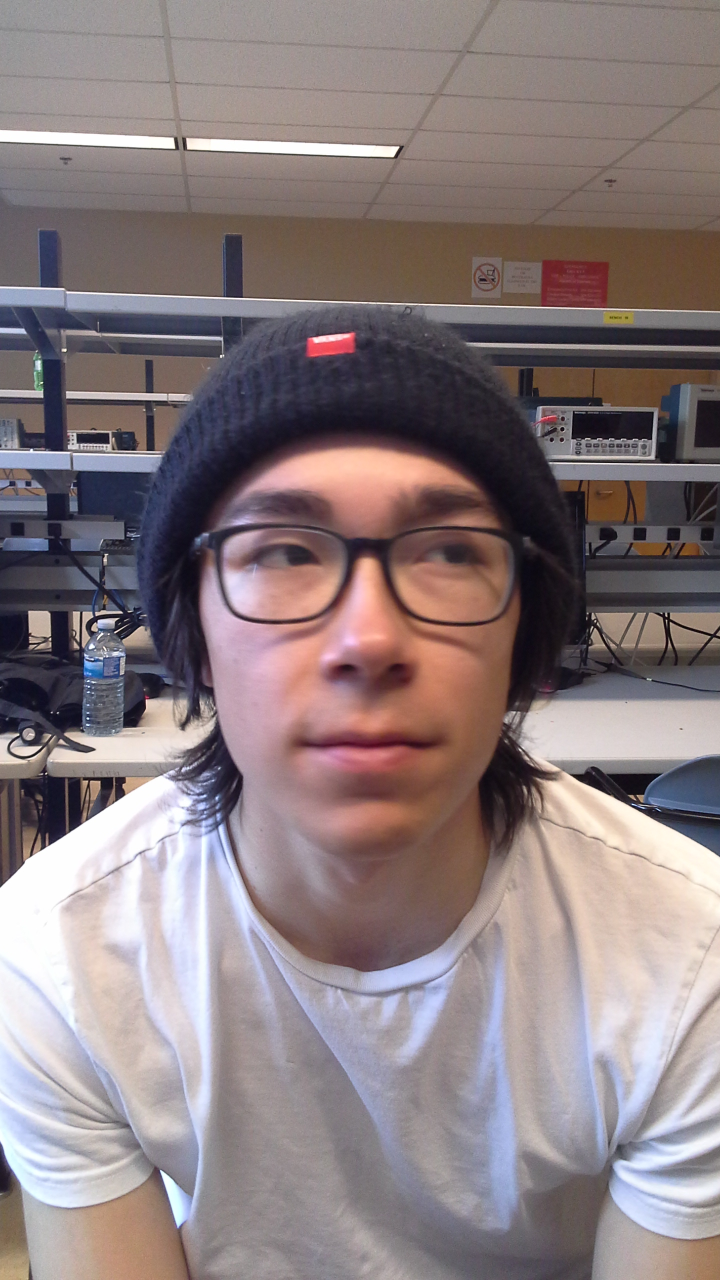
#> input picture bentest/20180403_122741.jpg, 1440 x 2560 px, given in place of the camera (shown at 1/2 size)
$ python create_data.py bentest/20180403_122741.jpg
#> lines starting #> are read from the running program, lines starting #| are printed output that depends on the picture; after the words box and inside, x2 and y2 are one past the last pixel; in counts of white or black regions, pixels touching at a corner belong together
#creating database
import cv2, sys, numpy, os
haar_file = 'haarcascade_frontalface_default.xml'
datasets = 'database'  #All the faces data will be present this folder
sub_data = sys.argv[1]    #These are sub data sets of folder, for my faces I've used my name

path = os.path.join(datasets, sub_data)
if not os.path.isdir(path):
    os.mkdir(path)
(width, height) = (112, 92)    # defining the size of images


face_cascade = cv2.CascadeClassifier(haar_file)
webcam = cv2.VideoCapture(0) #'0' is use for my webcam, if you've any other camera attached use '1' like this

# The program loops until it has 30 images of the face.
count = 1
while count < 31:
    (_, im) = webcam.read()
#> im is the input picture: shape (2560, 1440, 3); mean B, G, R 126.6, 124.5, 138
    print(im)
#> (printed output is left out)
    gray = cv2.cvtColor(im, cv2.COLOR_BGR2GRAY)
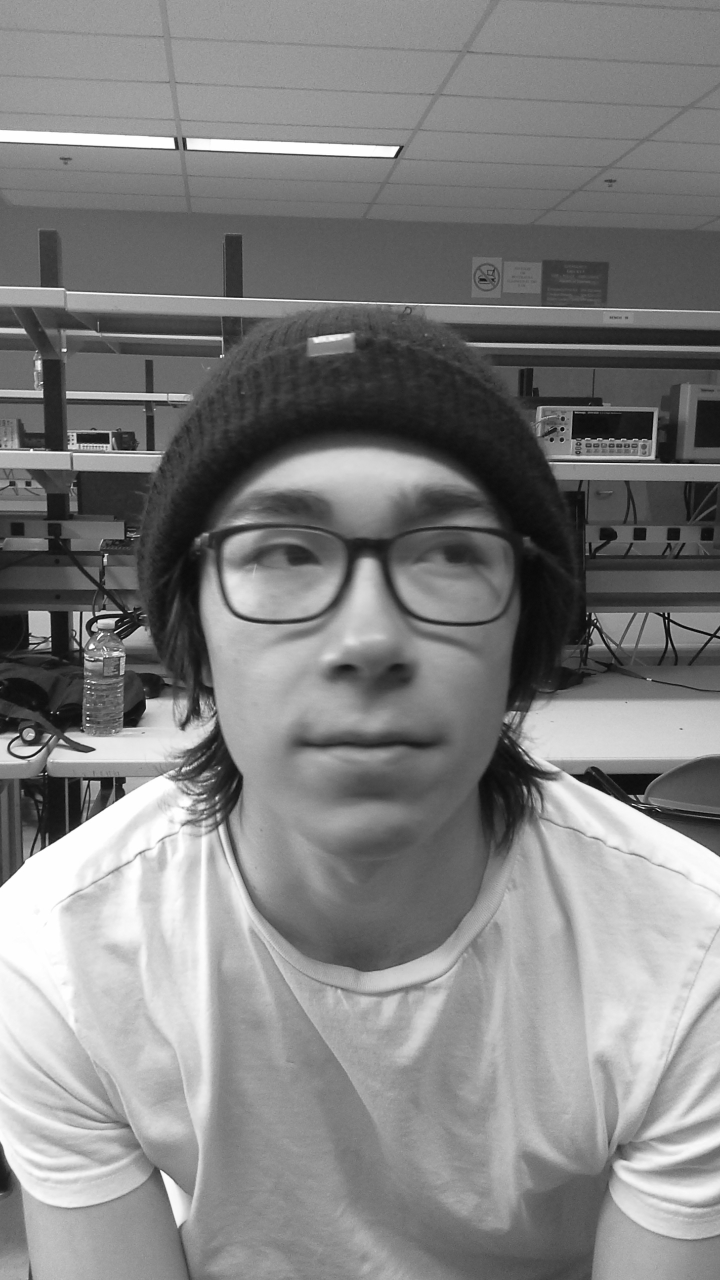
#> gray: shape (2560, 1440) (shown at 1/2 size); min 1, max 255, mean 128.7
    faces = face_cascade.detectMultiScale(gray, 1.3, 4)
#> faces = [[365, 804, 759, 759]]
    for (x,y,w,h) in faces:
        cv2.rectangle(im,(x,y),(x+w,y+h),(255,0,0),2)
        face = gray[y:y + h, x:x + w]
        face_resize = cv2.resize(face, (width, height))
        cv2.imwrite('%s/%s.png' % (path,count), face_resize)
#> this loop made 1 pass
#> pass 1, `face = gray[y:y + h, x:x + w]`:
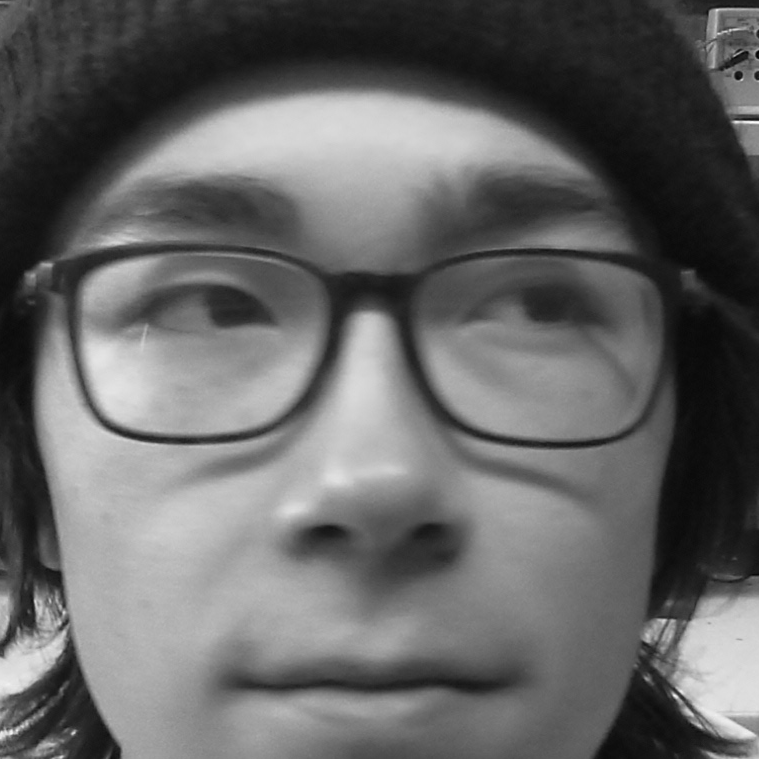
#> face: shape (759, 759); min 4, max 252, mean 101.5
#> pass 1, `face_resize = cv2.resize(face, (width, height))`:
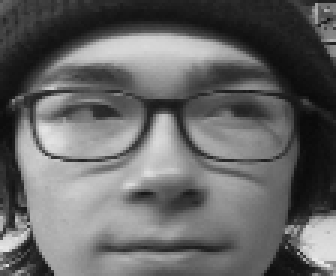
#> face_resize: shape (92, 112) (shown 3 times larger); min 10, max 235, mean 101.3
#> after the loop:
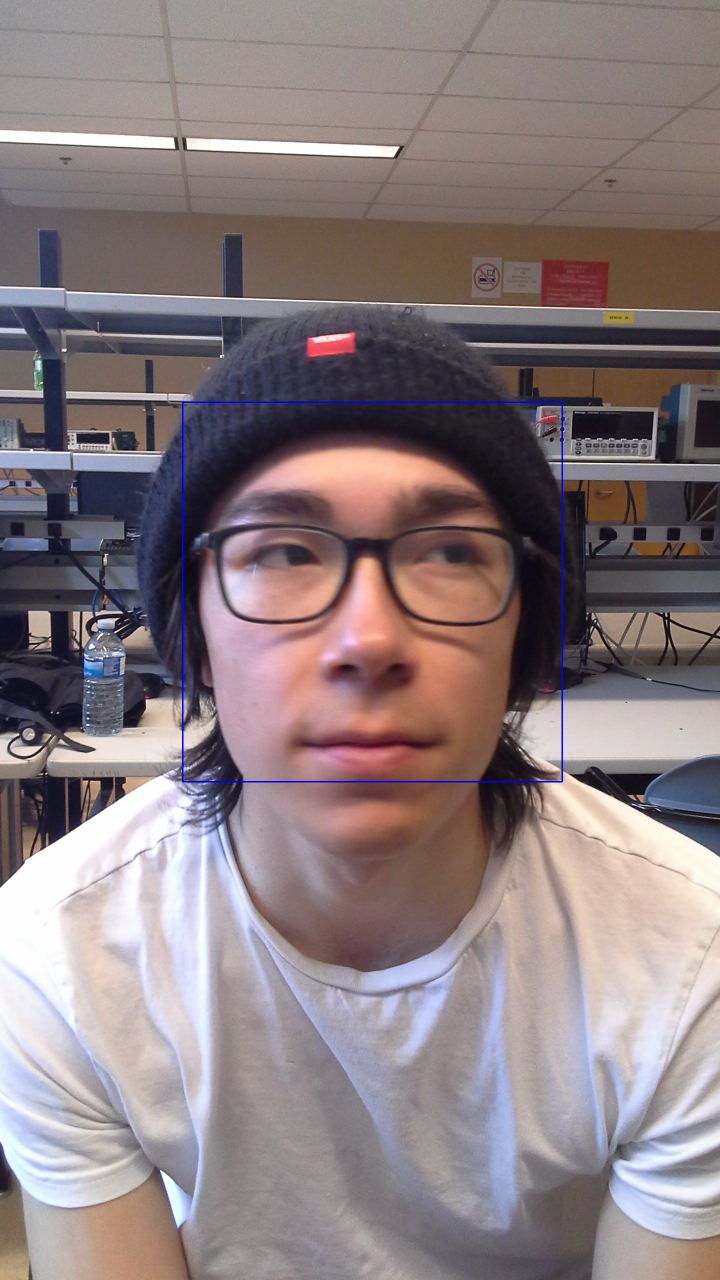
#> im: shape (2560, 1440, 3) (shown at 1/2 size); 0.25% of pixels changed, all inside (x1, y1, x2, y2) = (364, 803, 1126, 1565)
    count += 1
    cv2.imshow('OpenCV', im)
    key = cv2.waitKey(500)
#> (key Esc is pressed here)

    if key == 27:
        break

$ run again, on bentest/20180403_122748.jpg
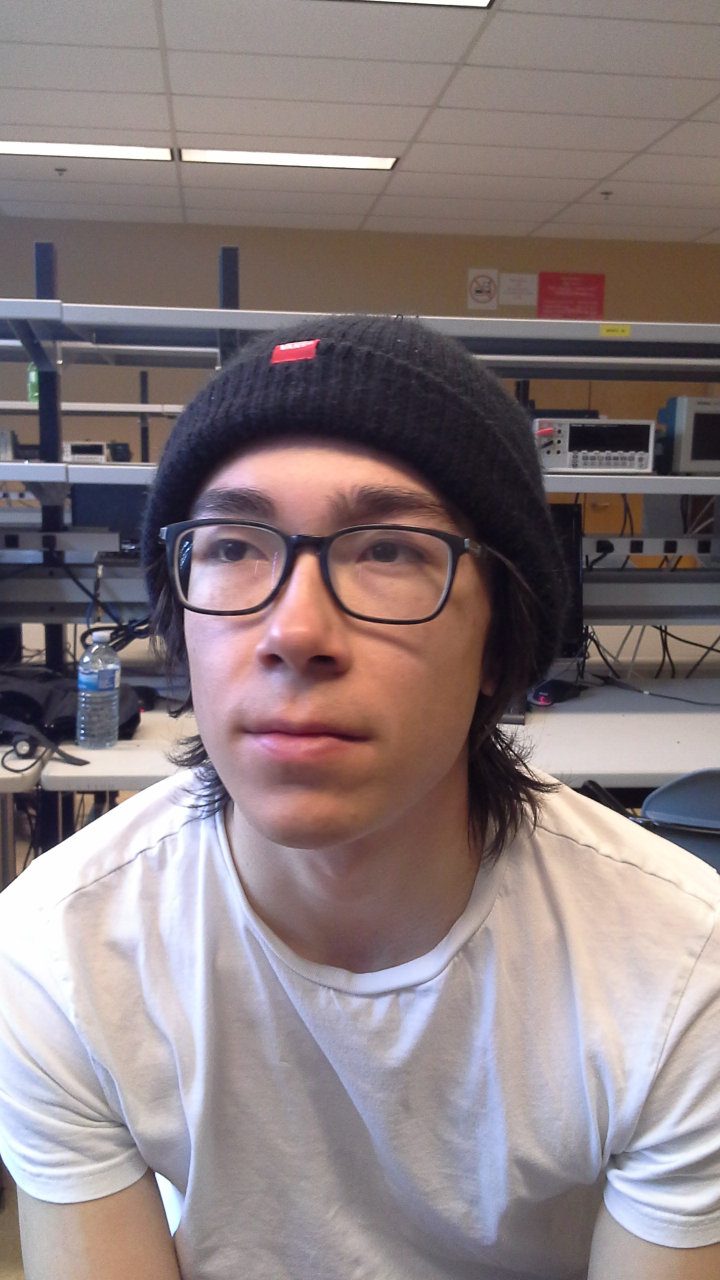
#> input picture bentest/20180403_122748.jpg, 1440 x 2560 px, given in place of the camera (shown at 1/2 size)
#> im is the input picture: shape (2560, 1440, 3); mean B, G, R 126.5, 124.9, 138
#> (printed output is left out)
#> `gray = cv2.cvtColor(im, cv2.COLOR_BGR2GRAY)`:
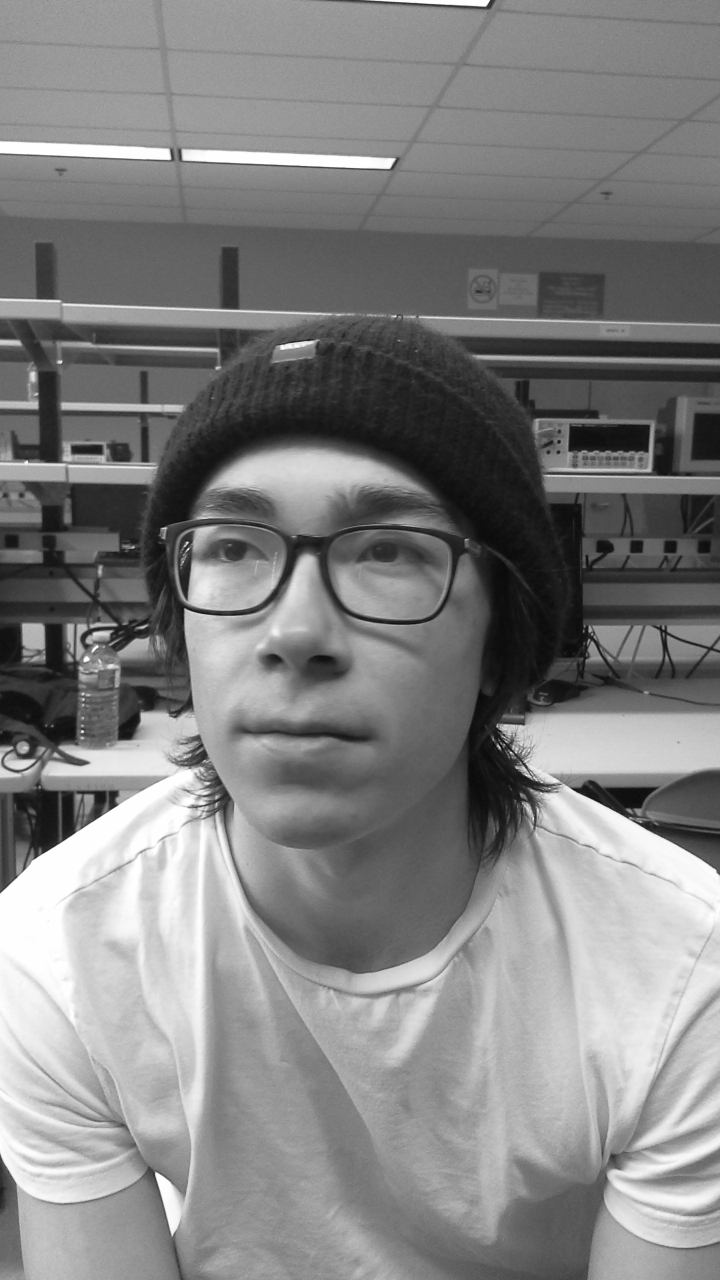
#> gray: shape (2560, 1440) (shown at 1/2 size); min 1, max 255, mean 129
#> faces = [[259, 780, 768, 768]]
#> the loop `for (x,y,w,h) in faces:` made 1 pass
#> after the loop `for (x,y,w,h) in faces:`:
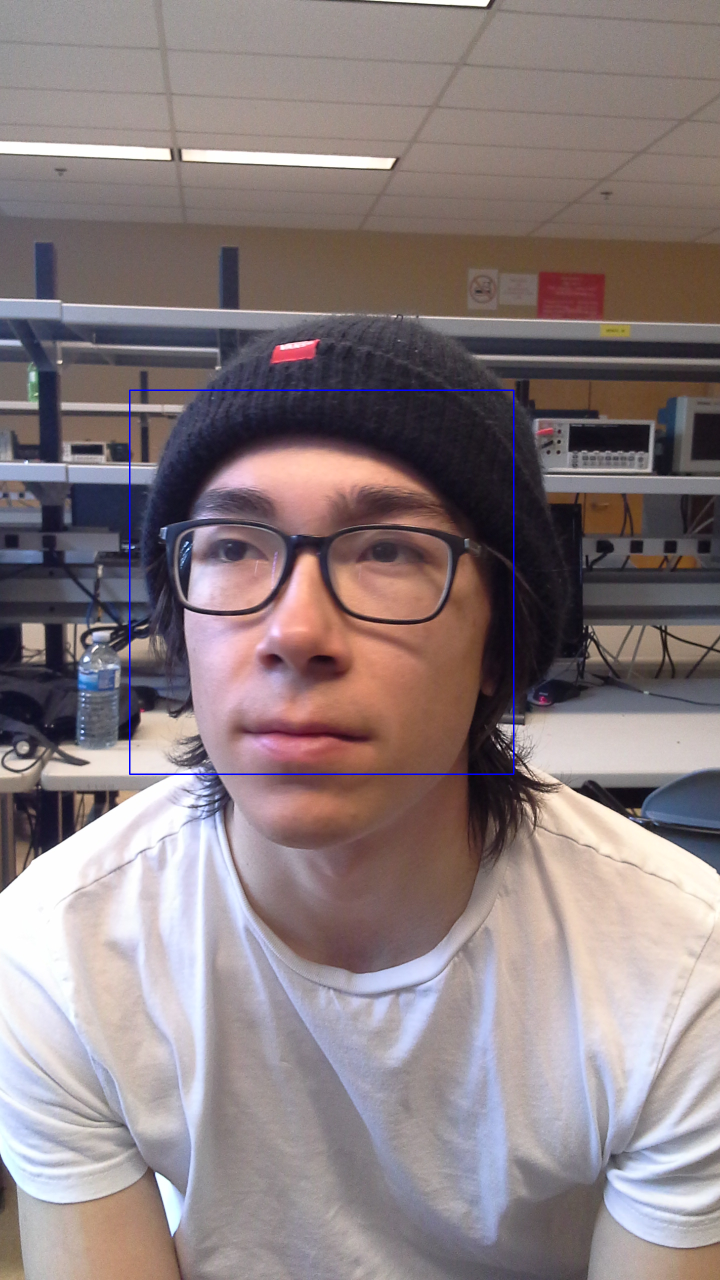
#> im: shape (2560, 1440, 3) (shown at 1/2 size); 0.25% of pixels changed, all inside (x1, y1, x2, y2) = (258, 779, 1029, 1550)
